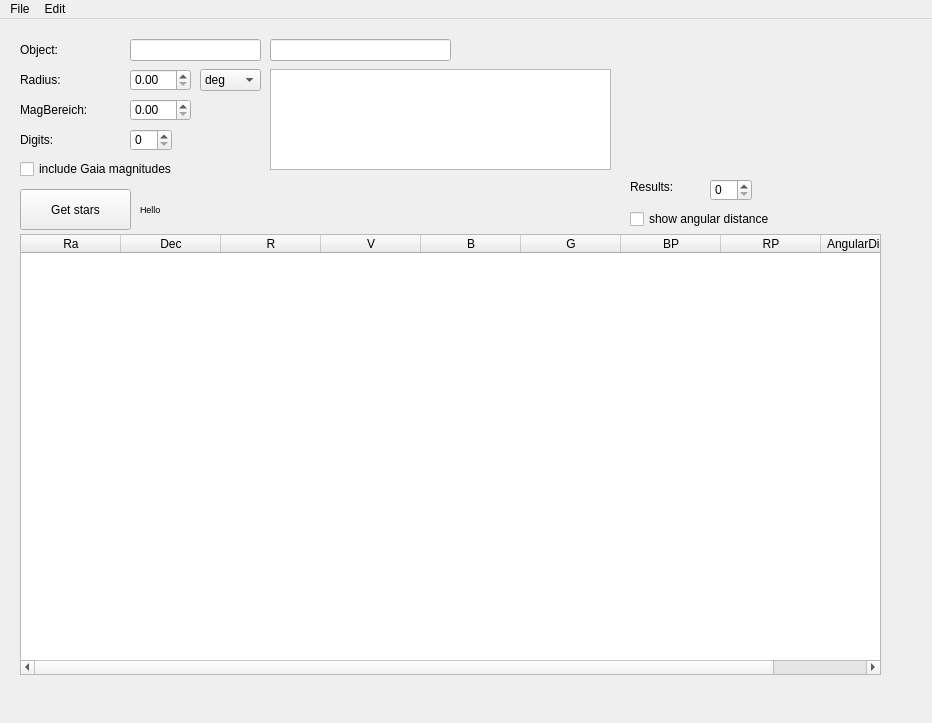
<?xml version="1.0" encoding="UTF-8"?>
<ui version="4.0">
 <class>MainWindow</class>
 <widget class="QMainWindow" name="MainWindow">
  <property name="geometry">
   <rect>
    <x>0</x>
    <y>0</y>
    <width>932</width>
    <height>723</height>
   </rect>
  </property>
  <property name="font">
   <font>
    <kerning>true</kerning>
   </font>
  </property>
  <property name="windowTitle">
   <string>MainWindow</string>
  </property>
  <widget class="QWidget" name="centralwidget">
   <widget class="QPushButton" name="b1">
    <property name="geometry">
     <rect>
      <x>20</x>
      <y>170</y>
      <width>111</width>
      <height>41</height>
     </rect>
    </property>
    <property name="text">
     <string>Get stars</string>
    </property>
   </widget>
   <widget class="QTableWidget" name="t1">
    <property name="geometry">
     <rect>
      <x>20</x>
      <y>215</y>
      <width>861</width>
      <height>441</height>
     </rect>
    </property>
    <column>
     <property name="text">
      <string>Ra</string>
     </property>
    </column>
    <column>
     <property name="text">
      <string>Dec</string>
     </property>
    </column>
    <column>
     <property name="text">
      <string>R</string>
     </property>
    </column>
    <column>
     <property name="text">
      <string>V</string>
     </property>
    </column>
    <column>
     <property name="text">
      <string>B</string>
     </property>
    </column>
    <column>
     <property name="text">
      <string>G</string>
     </property>
    </column>
    <column>
     <property name="text">
      <string>BP</string>
     </property>
    </column>
    <column>
     <property name="text">
      <string>RP</string>
     </property>
    </column>
    <column>
     <property name="text">
      <string>AngularDistance</string>
     </property>
    </column>
   </widget>
   <widget class="QCheckBox" name="aDistance">
    <property name="geometry">
     <rect>
      <x>630</x>
      <y>190</y>
      <width>191</width>
      <height>20</height>
     </rect>
    </property>
    <property name="text">
     <string>show angular distance</string>
    </property>
   </widget>
   <widget class="QLabel" name="l6">
    <property name="geometry">
     <rect>
      <x>140</x>
      <y>170</y>
      <width>381</width>
      <height>41</height>
     </rect>
    </property>
    <property name="font">
     <font>
      <pointsize>7</pointsize>
      <kerning>true</kerning>
     </font>
    </property>
    <property name="text">
     <string>Hello</string>
    </property>
   </widget>
   <widget class="QLabel" name="l3">
    <property name="geometry">
     <rect>
      <x>20</x>
      <y>80</y>
      <width>81</width>
      <height>21</height>
     </rect>
    </property>
    <property name="text">
     <string>MagBereich:</string>
    </property>
   </widget>
   <widget class="QLabel" name="l1">
    <property name="geometry">
     <rect>
      <x>20</x>
      <y>20</y>
      <width>51</width>
      <height>21</height>
     </rect>
    </property>
    <property name="text">
     <string>Object:</string>
    </property>
   </widget>
   <widget class="QSpinBox" name="Nachkomma">
    <property name="geometry">
     <rect>
      <x>130</x>
      <y>110</y>
      <width>42</width>
      <height>22</height>
     </rect>
    </property>
   </widget>
   <widget class="QLabel" name="l4">
    <property name="geometry">
     <rect>
      <x>20</x>
      <y>110</y>
      <width>41</width>
      <height>21</height>
     </rect>
    </property>
    <property name="text">
     <string>Digits:</string>
    </property>
   </widget>
   <widget class="QLabel" name="l2">
    <property name="geometry">
     <rect>
      <x>20</x>
      <y>50</y>
      <width>51</width>
      <height>21</height>
     </rect>
    </property>
    <property name="text">
     <string>Radius:</string>
    </property>
   </widget>
   <widget class="QLineEdit" name="Object">
    <property name="geometry">
     <rect>
      <x>270</x>
      <y>20</y>
      <width>181</width>
      <height>22</height>
     </rect>
    </property>
    <property name="toolTip">
     <string>&lt;html&gt;&lt;head/&gt;&lt;body&gt;&lt;p&gt;Gaia star ID&lt;/p&gt;&lt;/body&gt;&lt;/html&gt;</string>
    </property>
    <property name="text">
     <string/>
    </property>
   </widget>
   <widget class="QComboBox" name="comboBoxRadius">
    <property name="geometry">
     <rect>
      <x>200</x>
      <y>50</y>
      <width>61</width>
      <height>22</height>
     </rect>
    </property>
    <item>
     <property name="text">
      <string>deg</string>
     </property>
    </item>
    <item>
     <property name="text">
      <string>min</string>
     </property>
    </item>
    <item>
     <property name="text">
      <string>sec</string>
     </property>
    </item>
   </widget>
   <widget class="QDoubleSpinBox" name="doubleSpinBoxRadius">
    <property name="geometry">
     <rect>
      <x>130</x>
      <y>50</y>
      <width>61</width>
      <height>22</height>
     </rect>
    </property>
   </widget>
   <widget class="QDoubleSpinBox" name="MagBereich">
    <property name="geometry">
     <rect>
      <x>130</x>
      <y>80</y>
      <width>61</width>
      <height>22</height>
     </rect>
    </property>
   </widget>
   <widget class="QCheckBox" name="Gaia">
    <property name="geometry">
     <rect>
      <x>20</x>
      <y>140</y>
      <width>201</width>
      <height>20</height>
     </rect>
    </property>
    <property name="text">
     <string>include Gaia magnitudes</string>
    </property>
   </widget>
   <widget class="QLabel" name="label">
    <property name="geometry">
     <rect>
      <x>630</x>
      <y>160</y>
      <width>71</width>
      <height>16</height>
     </rect>
    </property>
    <property name="text">
     <string>Results:</string>
    </property>
   </widget>
   <widget class="QSpinBox" name="Ergebnisse">
    <property name="geometry">
     <rect>
      <x>710</x>
      <y>160</y>
      <width>42</width>
      <height>22</height>
     </rect>
    </property>
   </widget>
   <widget class="QTextEdit" name="textEdit">
    <property name="geometry">
     <rect>
      <x>270</x>
      <y>50</y>
      <width>341</width>
      <height>101</height>
     </rect>
    </property>
   </widget>
   <widget class="QLineEdit" name="lineEdit">
    <property name="geometry">
     <rect>
      <x>130</x>
      <y>20</y>
      <width>131</width>
      <height>22</height>
     </rect>
    </property>
    <property name="toolTip">
     <string>&lt;html&gt;&lt;head/&gt;&lt;body&gt;&lt;p&gt;Name of the object (e.g. BL Lac)&lt;/p&gt;&lt;/body&gt;&lt;/html&gt;</string>
    </property>
   </widget>
   <widget class="QLabel" name="l5">
    <property name="geometry">
     <rect>
      <x>610</x>
      <y>50</y>
      <width>55</width>
      <height>16</height>
     </rect>
    </property>
    <property name="text">
     <string/>
    </property>
   </widget>
  </widget>
  <widget class="QMenuBar" name="menubar">
   <property name="geometry">
    <rect>
     <x>0</x>
     <y>0</y>
     <width>932</width>
     <height>26</height>
    </rect>
   </property>
   <widget class="QMenu" name="menuFile">
    <property name="title">
     <string>File</string>
    </property>
    <addaction name="actionSave"/>
    <addaction name="actionExport"/>
    <addaction name="actionClose"/>
   </widget>
   <widget class="QMenu" name="menuEdit">
    <property name="title">
     <string>Edit</string>
    </property>
   </widget>
   <addaction name="menuFile"/>
   <addaction name="menuEdit"/>
  </widget>
  <action name="actionSave">
   <property name="text">
    <string>Save</string>
   </property>
   <property name="toolTip">
    <string>Save</string>
   </property>
   <property name="statusTip">
    <string/>
   </property>
   <property name="whatsThis">
    <string/>
   </property>
   <property name="shortcut">
    <string>Ctrl+S</string>
   </property>
  </action>
  <action name="actionClose">
   <property name="text">
    <string>Close</string>
   </property>
   <property name="statusTip">
    <string extracomment="Close Application">Close application</string>
   </property>
   <property name="shortcut">
    <string>Ctrl+Q</string>
   </property>
  </action>
  <action name="actionExport">
   <property name="text">
    <string>Export</string>
   </property>
   <property name="statusTip">
    <string>Exports table contents into --- file </string>
   </property>
   <property name="shortcut">
    <string>Ctrl+P</string>
   </property>
  </action>
 </widget>
 <resources/>
 <connections/>
</ui>
